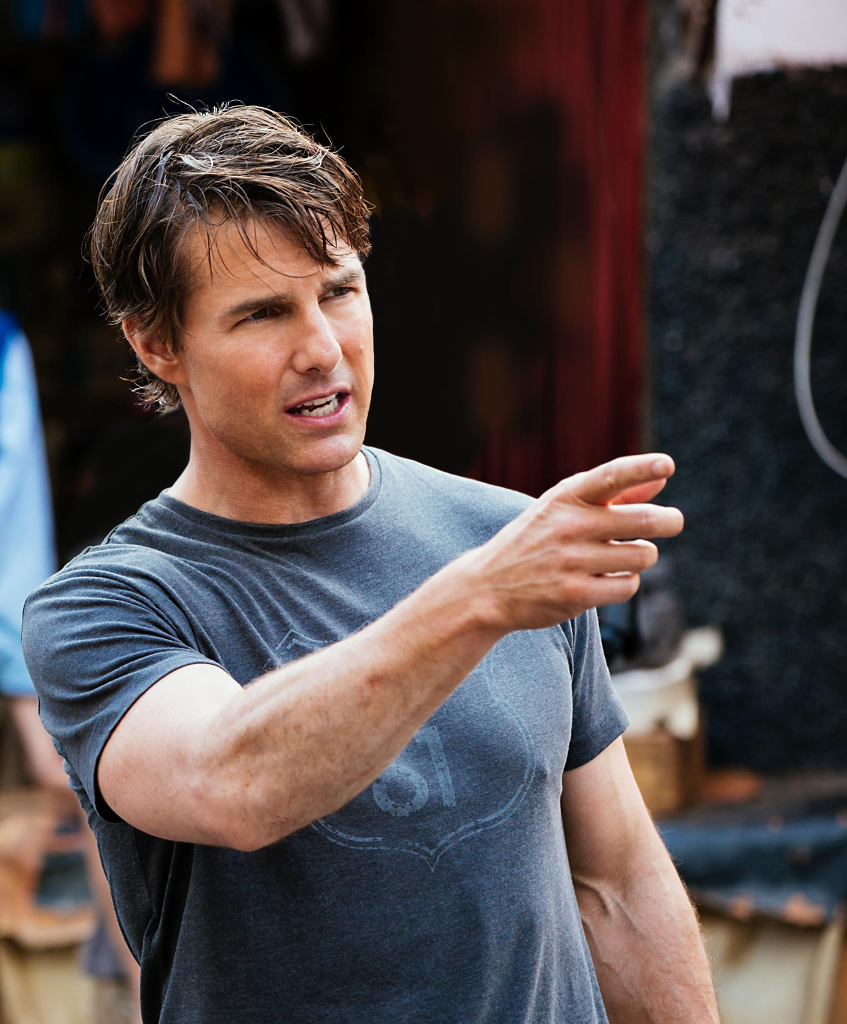
#> input picture DataSet/Authentic/566.jpg, 1694 x 2048 px (shown at 1/2 size)
$ python SOPsimulation.py
#> lines starting #> are read from the running program, lines starting #| are printed output that depends on the picture; pictures that were not available may be replaced by others from this repository, and a replacement may not be noted
import cv2
import numpy as np
import hashlib
from collections import defaultdict
import matplotlib
matplotlib.use('Agg')  # Use a non-GUI backend
import matplotlib.pyplot as plt

def image_to_tokens(image):
    """Splits an image into pixel-based tokens (ineffective for meaningful feature extraction)."""
    gray = cv2.cvtColor(image, cv2.COLOR_BGR2GRAY)
    return [gray[i, j] for i in range(gray.shape[0]) for j in range(gray.shape[1])], gray

def md5_hash(value):
    """Computes MD5 hash of a given pixel value."""
    return int(hashlib.md5(str(value).encode()).hexdigest(), 16)

def compute_simhash(tokens):
    """Simulates SimHash with term frequency weighting (ineffective for images)."""
    vector = np.zeros(128)
    token_weights = defaultdict(int)

    # Frequency-based weighting (ineffective for images)
    for token in tokens:
        token_weights[token] += 1

    for token, weight in token_weights.items():
        hash_val = md5_hash(token)

        for i in range(128):
            if (hash_val >> i) & 1:
                vector[i] += weight
            else:
                vector[i] -= weight

    # Generate final SimHash (not preserving visual similarity)
    simhash = 0
    for i in range(128):
        if vector[i] >= 0:
            simhash |= (1 << i)

    return simhash

def compare_hashes(hash1, hash2):
    """Computes Hamming distance between two hashes."""
    return bin(hash1 ^ hash2).count('1')

def show_image_comparison(image1, image2, title1, title2):
    """Saves images for comparison instead of displaying them in a GUI."""
    fig, axes = plt.subplots(1, 2, figsize=(12, 6))
    axes[0].imshow(cv2.cvtColor(image1, cv2.COLOR_BGR2RGB))
    axes[0].set_title(title1)
    axes[0].axis('off')

    axes[1].imshow(cv2.cvtColor(image2, cv2.COLOR_BGR2RGB))
    axes[1].set_title(title2)
    axes[1].axis('off')

    # Save the comparison image
    plt.savefig('image_comparison.png')
    plt.close()

# Load images
image_original = cv2.imread('DataSet/Authentic/566.jpg')
#> image_original is the input picture: shape (2048, 1694, 3); mean B, G, R 70.8, 71, 80.8
image_modified1 = cv2.imread('DataSet/Fraud/10995.jpg')
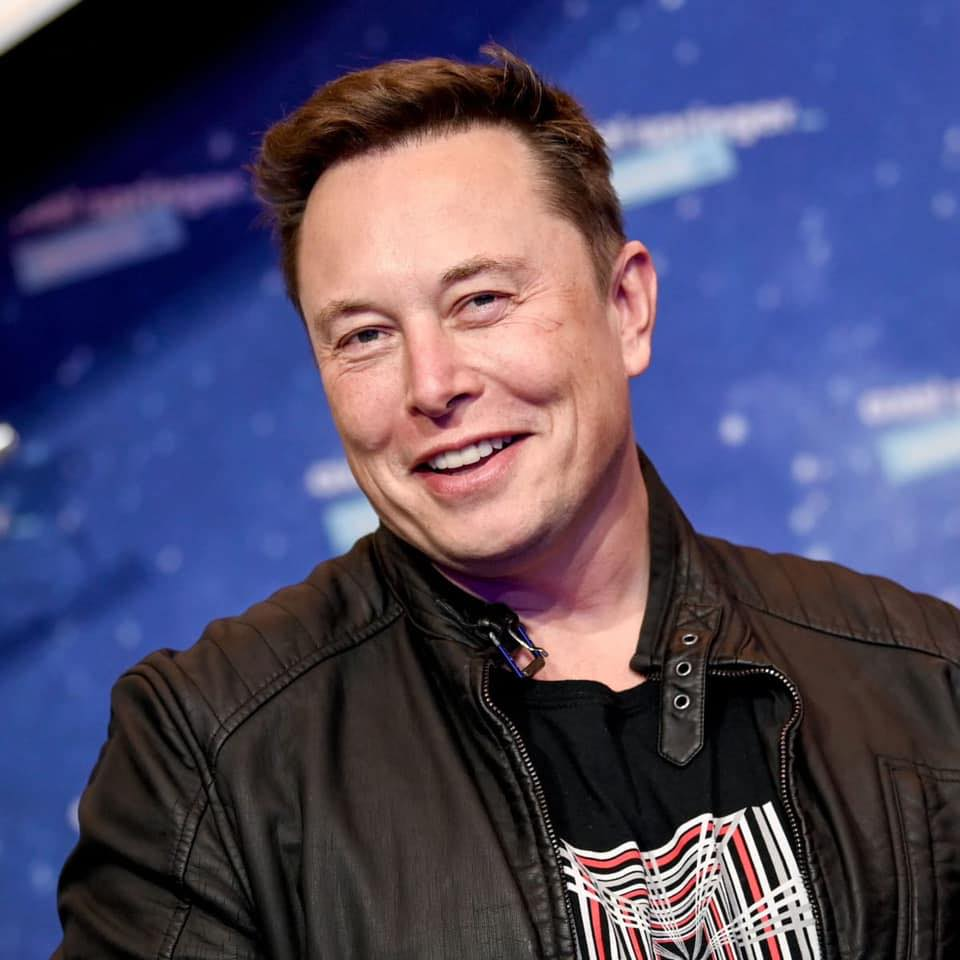
#> input picture DataSet/Authentic/1001.jpg, 960 x 960 px, given in place of 10995.jpg, which was not available
#> image_modified1 is the input picture: shape (960, 960, 3); mean B, G, R 101.1, 73, 78

if image_original is None or image_modified1 is None:
    raise FileNotFoundError("One or more images not found!")

# Problem 1: Tokenization Issue
tokens_original, _ = image_to_tokens(image_original)
#> in image_to_tokens, `gray = cv2.cvtColor(image, cv2.COLOR_BGR2GRAY)`:
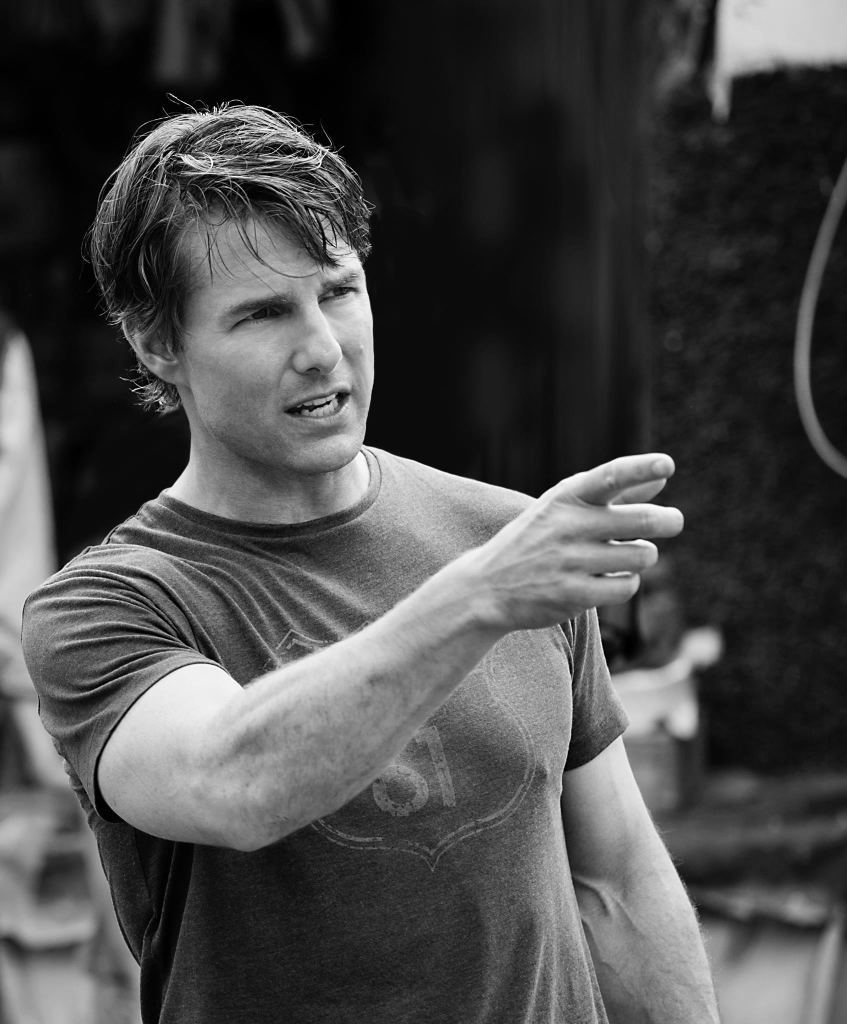
#> gray: shape (2048, 1694) (shown at 1/2 size); min 0, max 255, mean 73.9
#> tokens_original = 3469312 items
print(f"Problem 1: Tokenization - Extracted {len(tokens_original)} tokens")
#| Problem 1: Tokenization - Extracted 3469312 tokens

# Problem 2: Hashing Issue (Show how small changes affect MD5 hash)
tokens_modified1, _ = image_to_tokens(image_modified1)
#> in image_to_tokens (call 2), `gray = cv2.cvtColor(image, cv2.COLOR_BGR2GRAY)`:
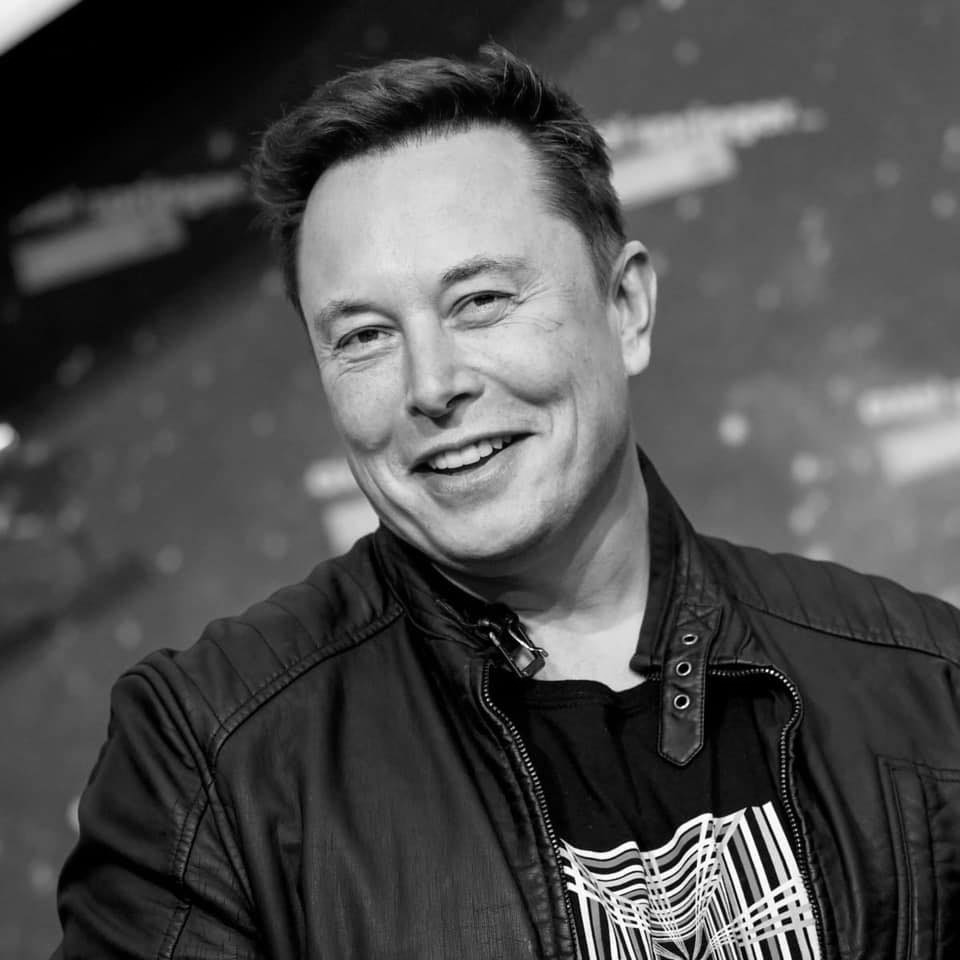
#> gray: shape (960, 960); min 0, max 255, mean 77.7
#> tokens_modified1 = 921600 items
simhash_original = compute_simhash(tokens_original)
#> the loop in compute_simhash, `for token in tokens:` made 3469312 passes
#> token on passes 1 to 3: 12, 12, 12
#> after the loop in compute_simhash, `for token in tokens:`: token_weights = 256 items
#> the loop in compute_simhash, `for token, weight in token_weights.items():` made 256 passes
#> (token, weight, hash_val) on passes 1 to 3: (12, 46672, 257926471090385021762358474659294308112), (13, 55848, 262007925198482523730006737380068994873), (14, 61485, 226898901170458510997176709786703486038)
#> after the loop in compute_simhash, `for token, weight in token_weights.items():`: vector = 128 values, max 689760 at index 21, min -640798 at index 75, mean 56736
#> after the loop in compute_simhash, `for i in range(128):`: simhash = 51153625556135293211414628479677710301
#> simhash_original = 51153625556135293211414628479677710301
simhash_modified1 = compute_simhash(tokens_modified1)
#> the loop in compute_simhash (call 2), `for token in tokens:` made 921600 passes
#> token on passes 1 to 3: 241, 241, 241
#> the loop in compute_simhash (call 2), `for token, weight in token_weights.items():` made 256 passes
#> (token, weight, hash_val) on passes 1 to 3: (241, 419, 323339612135023875097352335221593284015), (243, 307, 270418293068819584023801397124145609892), (242, 298, 303926597473330751176969871606475712165)
#> simhash_modified1 = 306882922281251910276173399121853363865
print(f"Problem 2: Hashing Issue - SimHash Original: {simhash_original}")
#| Problem 2: Hashing Issue - SimHash Original: 51153625556135293211414628479677710301
print(f"Problem 2: Hashing Issue - SimHash Modified: {simhash_modified1}")
#| Problem 2: Hashing Issue - SimHash Modified: 306882922281251910276173399121853363865

# Problem 3: Weighting Issue (SimHash uses equal weighting)
distance1 = compare_hashes(simhash_original, simhash_modified1)
#> distance1 = 35
print(f"Problem 3: Weighting Issue - Hamming Distance (Original vs Modified 1): {distance1}")
#| Problem 3: Weighting Issue - Hamming Distance (Original vs Modified 1): 35

# Problem 4: Merging Issue (Compare copy-move forgery effects)
tokens_modified1, _ = image_to_tokens(image_modified1)
simhash_modified1 = compute_simhash(tokens_modified1)
distance2 = compare_hashes(simhash_original, simhash_modified1)
#> distance2 = 35
print(f"Problem 4: Merging Issue - SimHash Copy-Move Forgery: {simhash_modified1}")
#| Problem 4: Merging Issue - SimHash Copy-Move Forgery: 306882922281251910276173399121853363865
print(f"Problem 4: Merging Issue - Hamming Distance (Original vs Modified 1): {distance2}")
#| Problem 4: Merging Issue - Hamming Distance (Original vs Modified 1): 35

# Save the image comparison instead of showing it
show_image_comparison(image_original, image_modified1, 'Original Image', 'Modified Image')
#> in show_image_comparison, `plt.savefig('image_comparison.png')`:
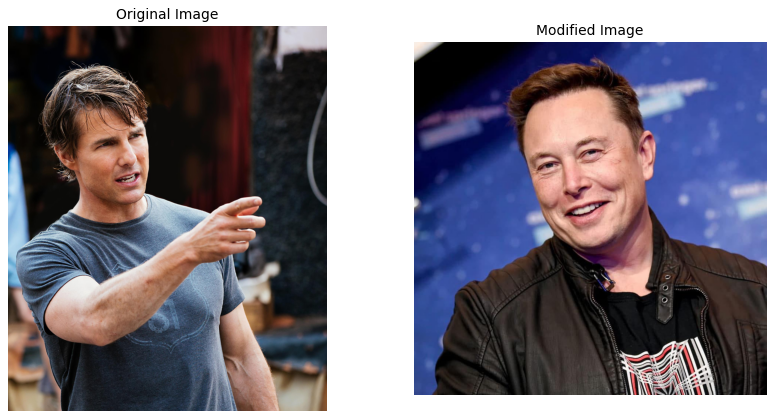
#> figure drawn by matplotlib, 2 panels
